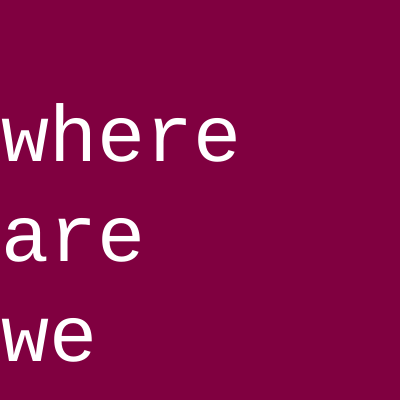
Frame 1 (no input)
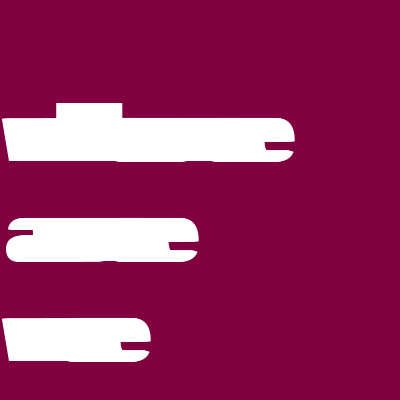
Frame 60 (no input)
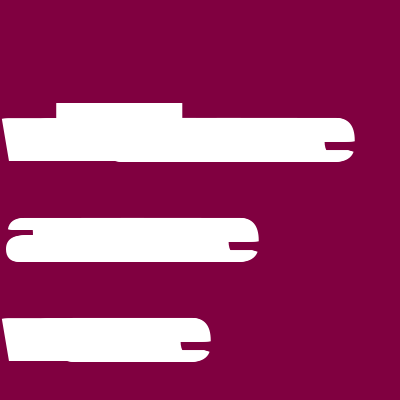
Frame 120 (the mouse pressed at the canvas centre since frame 60)

The p5.js sketch that drew these frames (run headless with seeded random() and noise() and a simulated clock; from frame 60 on, the mouse is pressed at the canvas centre):

// p5.js sketch
// ── sketch.js
function setup() {
  createCanvas(400, 400);
  background(128, 0, 64);
}

function draw() {
  fill(255,255,255)
  textSize(80);
  textFont('Courier New');
  text("where are we", frameCount, 100, 100);
}
